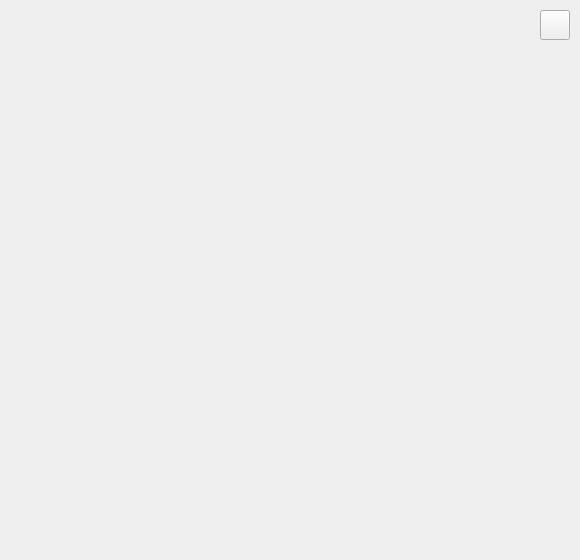
<?xml version="1.0" encoding="UTF-8"?>
<ui version="4.0">
 <class>cityaddition</class>
 <widget class="QWidget" name="cityaddition">
  <property name="geometry">
   <rect>
    <x>0</x>
    <y>0</y>
    <width>580</width>
    <height>560</height>
   </rect>
  </property>
  <property name="windowTitle">
   <string>Form</string>
  </property>
  <widget class="QLabel" name="lbLeftUpIcon">
   <property name="geometry">
    <rect>
     <x>11</x>
     <y>15</y>
     <width>16</width>
     <height>16</height>
    </rect>
   </property>
   <property name="text">
    <string/>
   </property>
  </widget>
  <widget class="QLabel" name="lbLeftUpTitle">
   <property name="geometry">
    <rect>
     <x>35</x>
     <y>18</y>
     <width>56</width>
     <height>12</height>
    </rect>
   </property>
   <property name="text">
    <string/>
   </property>
  </widget>
  <widget class="QPushButton" name="pushButton">
   <property name="geometry">
    <rect>
     <x>540</x>
     <y>10</y>
     <width>30</width>
     <height>30</height>
    </rect>
   </property>
   <property name="text">
    <string/>
   </property>
  </widget>
 </widget>
 <resources/>
 <connections/>
</ui>
